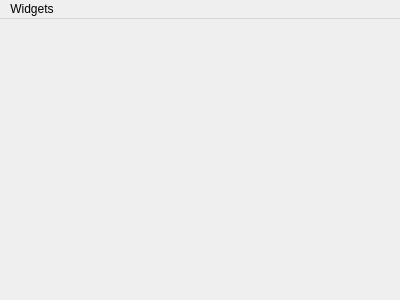
<?xml version="1.0" encoding="UTF-8"?>
<ui version="4.0">
 <class>MainWindow</class>
 <widget class="QMainWindow" name="MainWindow">
  <property name="geometry">
   <rect>
    <x>0</x>
    <y>0</y>
    <width>400</width>
    <height>300</height>
   </rect>
  </property>
  <property name="windowTitle">
   <string>MainWindow</string>
  </property>
  <widget class="QMenuBar" name="menuBar">
   <property name="geometry">
    <rect>
     <x>0</x>
     <y>0</y>
     <width>400</width>
     <height>27</height>
    </rect>
   </property>
   <widget class="QMenu" name="menuWidgets">
    <property name="title">
     <string>Widgets</string>
    </property>
   </widget>
   <addaction name="menuWidgets"/>
  </widget>
 </widget>
 <layoutdefault spacing="6" margin="11"/>
 <resources/>
 <connections/>
</ui>
